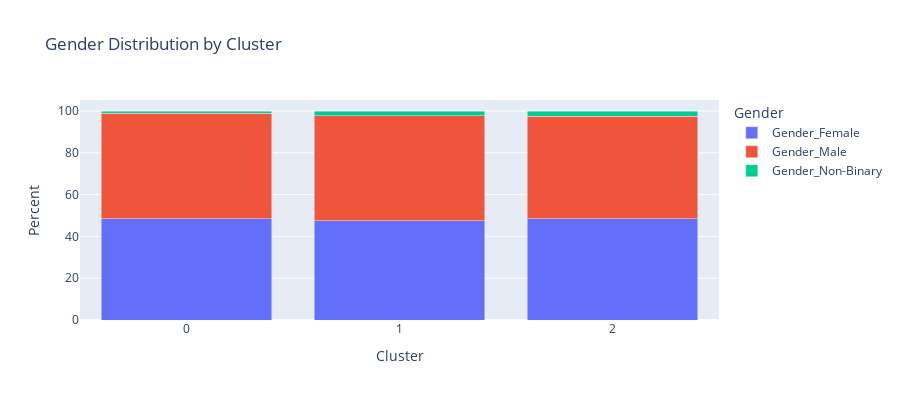
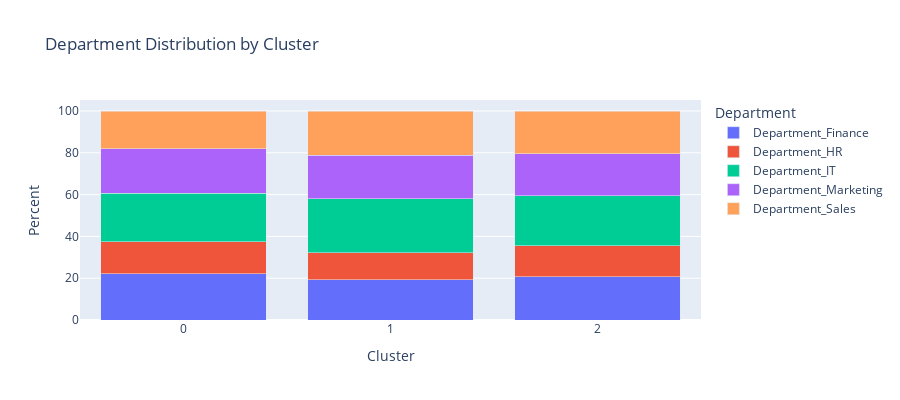

Write notebook code for charts like these, in order.
### Code cell
# Demographic exploration of clusters with Plotly Express
demographic_features = {
    'Gender': ['Gender_Female', 'Gender_Male', 'Gender_Non-Binary'],
    'Department': ['Department_Finance', 'Department_HR', 'Department_IT', 'Department_Marketing', 'Department_Sales'],
    'Age Group': ['Age_Gen_Boomer', 'Age_Gen_Gen_X', 'Age_Gen_Gen_Z', 'Age_Gen_Millenial'],
    'Tenure Group': ['TenureGroups_ >25_years', 'TenureGroups_16-25_years', 'TenureGroups_5-15_years', 'TenureGroups_<5_years']
}

for demo, cols in demographic_features.items():
    demo_counts = df_analysis_clustered.groupby('Kmeans_seg')[cols].sum()
    demo_counts_percent = demo_counts.div(demo_counts.sum(axis=1), axis=0) * 100
    demo_long = demo_counts_percent.reset_index().melt(id_vars='Kmeans_seg', var_name=demo, value_name='Percent')
    fig = px.bar(
        demo_long, 
        x='Kmeans_seg', 
        y='Percent', 
        color=demo, 
        barmode='stack', 
        labels={'Kmeans_seg': 'Cluster', 'Percent': 'Percent'},
        title=f'{demo} Distribution by Cluster',
        height=400
    )
    fig.update_layout(xaxis_title='Cluster', yaxis_title='Percent', legend_title=demo)
    fig.update_xaxes(tickmode='linear', dtick=1)  # Ensure integer ticks on x-axis
    fig.show()

### Figure 1 — Plotly figure (JSON) as saved in the notebook; plotly's stock layout.template omitted (floating-point values rounded to 4 significant figures)
{"data": [{"hovertemplate": "Gender=Gender_Female<br>Cluster=%{x}<br>Percent=%{y}<extra></extra>", "legendgroup": "Gender_Female", "marker": {"color": "#636efa", "pattern": {"shape": ""}}, "name": "Gender_Female", "orientation": "v", "showlegend": true, "textposition": "auto", "type": "bar", "x": [0, 1, 2], "xaxis": "x", "y": [48.48, 47.54, 48.49], "yaxis": "y"}, {"hovertemplate": "Gender=Gender_Male<br>Cluster=%{x}<br>Percent=%{y}<extra></extra>", "legendgroup": "Gender_Male", "marker": {"color": "#EF553B", "pattern": {"shape": ""}}, "name": "Gender_Male", "orientation": "v", "showlegend": true, "textposition": "auto", "type": "bar", "x": [0, 1, 2], "xaxis": "x", "y": [50.4, 50.24, 48.89], "yaxis": "y"}, {"hovertemplate": "Gender=Gender_Non-Binary<br>Cluster=%{x}<br>Percent=%{y}<extra></extra>", "legendgroup": "Gender_Non-Binary", "marker": {"color": "#00cc96", "pattern": {"shape": ""}}, "name": "Gender_Non-Binary", "orientation": "v", "showlegend": true, "textposition": "auto", "type": "bar", "x": [0, 1, 2], "xaxis": "x", "y": [1.119, 2.224, 2.618], "yaxis": "y"}], "layout": {"barmode": "stack", "height": 400, "legend": {"title": {"text": "Gender"}, "tracegroupgap": 0}, "title": {"text": "Gender Distribution by Cluster"}, "xaxis": {"anchor": "y", "domain": [0, 1], "dtick": 1, "tickmode": "linear", "title": {"text": "Cluster"}}, "yaxis": {"anchor": "x", "domain": [0, 1], "title": {"text": "Percent"}}}}

### Figure 2 — Plotly figure (JSON) as saved in the notebook; plotly's stock layout.template omitted (floating-point values rounded to 4 significant figures)
{"data": [{"hovertemplate": "Department=Department_Finance<br>Cluster=%{x}<br>Percent=%{y}<extra></extra>", "legendgroup": "Department_Finance", "marker": {"color": "#636efa", "pattern": {"shape": ""}}, "name": "Department_Finance", "orientation": "v", "showlegend": true, "textposition": "auto", "type": "bar", "x": [0, 1, 2], "xaxis": "x", "y": [22.13, 19.32, 20.75], "yaxis": "y"}, {"hovertemplate": "Department=Department_HR<br>Cluster=%{x}<br>Percent=%{y}<extra></extra>", "legendgroup": "Department_HR", "marker": {"color": "#EF553B", "pattern": {"shape": ""}}, "name": "Department_HR", "orientation": "v", "showlegend": true, "textposition": "auto", "type": "bar", "x": [0, 1, 2], "xaxis": "x", "y": [15.23, 12.95, 14.79], "yaxis": "y"}, {"hovertemplate": "Department=Department_IT<br>Cluster=%{x}<br>Percent=%{y}<extra></extra>", "legendgroup": "Department_IT", "marker": {"color": "#00cc96", "pattern": {"shape": ""}}, "name": "Department_IT", "orientation": "v", "showlegend": true, "textposition": "auto", "type": "bar", "x": [0, 1, 2], "xaxis": "x", "y": [23.39, 25.81, 23.95], "yaxis": "y"}, {"hovertemplate": "Department=Department_Marketing<br>Cluster=%{x}<br>Percent=%{y}<extra></extra>", "legendgroup": "Department_Marketing", "marker": {"color": "#ab63fa", "pattern": {"shape": ""}}, "name": "Department_Marketing", "orientation": "v", "showlegend": true, "textposition": "auto", "type": "bar", "x": [0, 1, 2], "xaxis": "x", "y": [21.12, 20.73, 19.96], "yaxis": "y"}, {"hovertemplate": "Department=Department_Sales<br>Cluster=%{x}<br>Percent=%{y}<extra></extra>", "legendgroup": "Department_Sales", "marker": {"color": "#FFA15A", "pattern": {"shape": ""}}, "name": "Department_Sales", "orientation": "v", "showlegend": true, "textposition": "auto", "type": "bar", "x": [0, 1, 2], "xaxis": "x", "y": [18.12, 21.18, 20.55], "yaxis": "y"}], "layout": {"barmode": "stack", "height": 400, "legend": {"title": {"text": "Department"}, "tracegroupgap": 0}, "title": {"text": "Department Distribution by Cluster"}, "xaxis": {"anchor": "y", "domain": [0, 1], "dtick": 1, "tickmode": "linear", "title": {"text": "Cluster"}}, "yaxis": {"anchor": "x", "domain": [0, 1], "title": {"text": "Percent"}}}}
